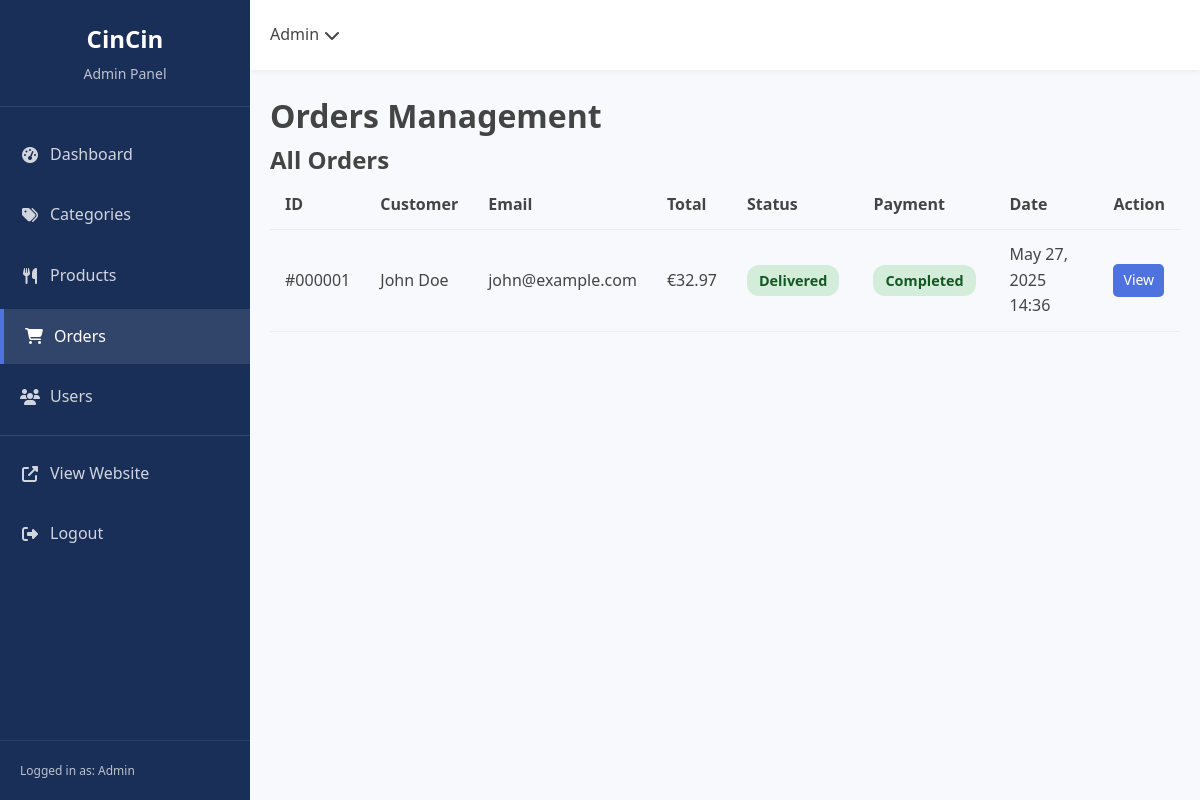
The app's page /admin/orders.php (signed in) with its own data.
### tables this page shows
CREATE TABLE orders (
    id INT AUTO_INCREMENT PRIMARY KEY,
    user_id INT,
    total_amount DECIMAL(10,2) NOT NULL,
    status ENUM('pending', 'processing', 'out_for_delivery', 'delivered', 'cancelled') DEFAULT 'pending',
    payment_status ENUM('pending', 'completed', 'failed') DEFAULT 'pending',
    address TEXT NOT NULL,
    phone VARCHAR(20) NOT NULL,
    created_at TIMESTAMP DEFAULT CURRENT_TIMESTAMP,
    updated_at TIMESTAMP DEFAULT CURRENT_TIMESTAMP ON UPDATE CURRENT_TIMESTAMP,
    FOREIGN KEY (user_id) REFERENCES users(id) ON DELETE SET NULL
);

CREATE TABLE users (
    id INT AUTO_INCREMENT PRIMARY KEY,
    name VARCHAR(100) NOT NULL,
    email VARCHAR(100) NOT NULL UNIQUE,
    password VARCHAR(255) NOT NULL,
    address TEXT,
    phone VARCHAR(20),
    is_admin BOOLEAN DEFAULT 0,
    created_at TIMESTAMP DEFAULT CURRENT_TIMESTAMP,
    updated_at TIMESTAMP DEFAULT CURRENT_TIMESTAMP ON UPDATE CURRENT_TIMESTAMP
);

### includes/functions.php (called while the page is built, shortened)
<?php
function formatPrice($price) {
    return '€' . number_format($price, 2);
}
?>

### admin/orders.php (the view, shortened to what this page needs)
<?php
require_once 'includes/header.php';
require_once '../includes/functions.php';
require_once 'includes/functions.php';
$query = "SELECT o.*, u.name as customer_name, u.email as customer_email FROM orders o JOIN users u ON o.user_id = u.id ORDER BY o.created_at DESC";
$result = $conn->query($query);
$orders = [];
if ($result && $result->num_rows > 0) {
    while ($row = $result->fetch_assoc()) {
        $orders[] = $row;
    }
}
?>
<h1>Orders Management</h1>
<div class="orders-admin-container">
    <div class="orders-list">
        <h2>All Orders</h2>
        <table class="data-table">
            <thead>
                <tr>
                    <th>ID</th>
                    <th>Customer</th>
                    <th>Email</th>
                    <th>Total</th>
                    <th>Status</th>
                    <th>Payment</th>
                    <th>Date</th>
                    <th>Action</th>
                </tr>
            </thead>
            <tbody>
                <?php if (empty($orders)): ?>
                    <tr><td colspan="8" class="text-center">No orders found.</td></tr>
                <?php else: ?>
                    <?php foreach ($orders as $order): ?>
                        <tr>
                            <td>#<?php echo str_pad($order['id'], 6, '0', STR_PAD_LEFT); ?></td>
                            <td><?php echo htmlspecialchars($order['customer_name']); ?></td>
                            <td><?php echo htmlspecialchars($order['customer_email']); ?></td>
                            <td><?php echo formatPrice($order['total_amount']); ?></td>
                            <td><span class="status-badge <?php echo $order['status']; ?>"><?php echo ucfirst(str_replace('_', ' ', $order['status'])); ?></span></td>
                            <td><span class="status-badge <?php echo $order['payment_status']; ?>"><?php echo ucfirst($order['payment_status']); ?></span></td>
                            <td><?php echo date('M d, Y H:i', strtotime($order['created_at'])); ?></td>
                            <td><a href="?order_id=<?php echo $order['id']; ?>" class="btn btn-sm btn-primary">View</a></td>
                        </tr>
                    <?php endforeach; ?>
                <?php endif; ?>
            </tbody>
        </table>
    </div>
</div>
<?php require_once 'includes/footer.php'; ?>

### assets/css/admin-style.css (style rules this page uses)
:root { --primary-color: #4e73df; --secondary-color: #1cc88a; --dark-color: #5a5c69; --light-color: #f8f9fc; --danger-color: #e74a3b; --warning-color: #f6c23e; --sidebar-width: 250px; --header-height: 70px; }
* { margin: 0; padding: 0; box-sizing: border-box; }
body { font-family: 'Segoe UI', Tahoma, Geneva, Verdana, sans-serif; line-height: 1.6; background-color: #f8f9fc; color: #444; }
a { text-decoration: none; color: var(--primary-color); }
.data-table { width: 100%; border-collapse: collapse; }
.data-table th, .data-table td { padding: 12px 15px; text-align: left; border-bottom: 1px solid #eaecf4; }
.data-table th { background-color: #f8f9fc; font-weight: 700; }
.btn { display: inline-block; padding: 10px 20px; border: none; border-radius: 5px; cursor: pointer; font-size: 16px; transition: all 0.3s ease; }
.btn-primary { background-color: var(--primary-color); color: white; }
.btn-sm { padding: 5px 10px; font-size: 14px; }

### admin/orders.php (style rules this page uses)
.orders-admin-container { display: flex; gap: 40px; align-items: flex-start; }
.orders-list { flex: 2; }
.status-badge { display: inline-block; padding: 4px 12px; border-radius: 12px; font-size: 0.9em; font-weight: 600; margin-right: 4px; }
.status-badge.delivered { background: #d4edda; color: #155724; }
.status-badge.completed { background: #d4edda; color: #155724; }

### records on screen
orders: id "000001", user.name "John Doe", user.email "john@example.com", total_amount "€32.97", status "Delivered", payment_status "Completed", created_at "May 27, 2025 14:36"

### other values on screen
$_SESSION['name'] "Admin"
